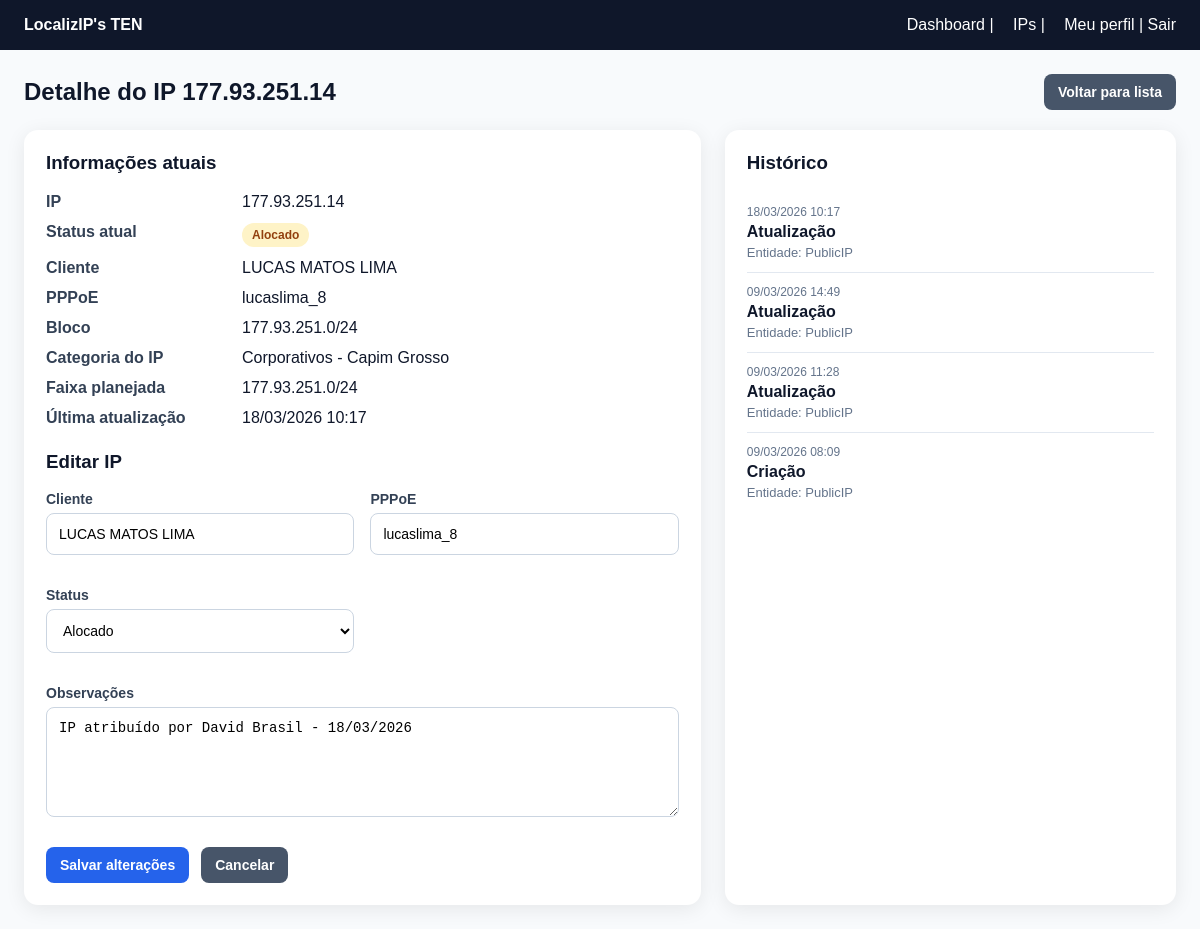
Screenshot of /ips/266/ (signed in) with the database file from the repository.
### core/models.py (models this page shows, shortened)
class TimeStampedModel(models.Model):
    criado_em = models.DateTimeField(auto_now_add=True)
    atualizado_em = models.DateTimeField(auto_now=True)
    class Meta:
        abstract = True

class PublicIP(TimeStampedModel):
    class Status(models.TextChoices):
        DISPONIVEL = "disponivel", "Disponível"
        ALOCADO = "alocado", "Alocado"
        BLOQUEADO = "bloqueado", "Bloqueado"
        PROBLEMA = "problema", "Com problema"
        RESERVADO = "reservado", "Reservado"
        INCONSISTENTE = "inconsistente", "Inconsistente"
    ip_address = models.GenericIPAddressField(protocol="IPv4", unique=True)
    block = models.ForeignKey(
        IPBlock,
        on_delete=models.SET_NULL,
        blank=True,
        null=True,
        related_name="ips"
    )
    client = models.ForeignKey(
        Client,
        on_delete=models.SET_NULL,
        blank=True,
        null=True,
        related_name="public_ips"
    )
    pppoe_account = models.ForeignKey(
        PPPoEAccount,
        on_delete=models.SET_NULL,
        blank=True,
        null=True,
        related_name="public_ips"
    )
    status = models.CharField(
        max_length=20,
        choices=Status.choices,
        default=Status.DISPONIVEL
    )
    observacoes = models.TextField(blank=True, null=True)
    origem_importacao = models.CharField(max_length=255, blank=True, null=True)
    class Meta:
        verbose_name = "IP Público"
        verbose_name_plural = "IPs Públicos"
        ordering = ["ip_address"]

class Client(TimeStampedModel):
    codigo_externo = models.CharField(max_length=50, blank=True, null=True)
    nome = models.CharField(max_length=255)
    documento = models.CharField(max_length=30, blank=True, null=True)
    ativo = models.BooleanField(default=True)
    class Meta:
        verbose_name = "Cliente"
        verbose_name_plural = "Clientes"
        ordering = ["nome"]

class PPPoEAccount(TimeStampedModel):
    username = models.CharField(max_length=120, unique=True)
    client = models.ForeignKey(
        Client,
        on_delete=models.SET_NULL,
        blank=True,
        null=True,
        related_name="pppoe_accounts"
    )
    ativo = models.BooleanField(default=True)
    class Meta:
        verbose_name = "Conta PPPoE"
        verbose_name_plural = "Contas PPPoE"
        ordering = ["username"]

class IPBlock(TimeStampedModel):
    nome = models.CharField(max_length=100)
    rede_cidr = models.CharField(max_length=50, unique=True)
    descricao = models.TextField(blank=True, null=True)
    ativo = models.BooleanField(default=True)
    class Meta:
        verbose_name = "Bloco de IP"
        verbose_name_plural = "Blocos de IP"

class AuditLog(models.Model):
    ACAO_CHOICES = [
        ("create", "Criação"),
        ("update", "Atualização"),
        ("delete", "Exclusão"),
        ("import", "Importação"),
    ]
    usuario = models.ForeignKey(
        settings.AUTH_USER_MODEL,
        on_delete=models.SET_NULL,
        blank=True,
        null=True
    )
    acao = models.CharField(max_length=20, choices=ACAO_CHOICES)
    entidade = models.CharField(max_length=100)
    entidade_id = models.CharField(max_length=50, blank=True, null=True)
    valor_anterior = models.JSONField(blank=True, null=True)
    valor_novo = models.JSONField(blank=True, null=True)
    ip_origem = models.GenericIPAddressField(blank=True, null=True)
    criado_em = models.DateTimeField(auto_now_add=True)
    class Meta:
        verbose_name = "Log de Auditoria"
        verbose_name_plural = "Logs de Auditoria"
        ordering = ["-criado_em"]

### core/views.py (the view)
# urls.py: path("ips/<int:pk>/", ip_detail, name="ip_detail"),
@login_required
def ip_detail(request, pk):
    ip_obj = get_object_or_404(
        PublicIP.objects.select_related("client", "pppoe_account", "block"),
        pk=pk
    )
    if request.method == "POST":
        form = PublicIPForm(request.POST, instance=ip_obj)
        if form.is_valid():
            form.save()
            messages.success(request, f"IP {ip_obj.ip_address} atualizado com sucesso.")
            return redirect("ip_detail", pk=ip_obj.pk)
    else:
        form = PublicIPForm(instance=ip_obj)
    historico = AuditLog.objects.filter(
        entidade="PublicIP",
        entidade_id=str(ip_obj.pk)
    ).order_by("-criado_em")
    context = {
        "ip_obj": ip_obj,
        "form": form,
        "historico": historico,
        "categoria_ip": get_ip_group_info(ip_obj.ip_address),
    }
    return render(request, "core/ip_detail.html", context)

### core/forms.py (shortened to what this page needs)
class PublicIPForm(forms.ModelForm):
    client_name = forms.CharField(
        label="Cliente",
        required=False,
        widget=forms.TextInput(attrs={
            "placeholder": "Digite o nome do cliente"
        })
    )
    pppoe_username = forms.CharField(
        label="PPPoE",
        required=False,
        widget=forms.TextInput(attrs={
            "placeholder": "Digite o PPPoE"
        })
    )
    class Meta:
        model = PublicIP
        fields = [
            "status",
            "observacoes",
        ]
        widgets = {
            "status": forms.Select(),
            "observacoes": forms.Textarea(attrs={
                "rows": 4,
                "placeholder": "Digite observações sobre este IP"
            }),
        }
    def __init__(self, *args, **kwargs):
        super().__init__(*args, **kwargs)
        if self.instance and self.instance.pk:
            if self.instance.client:
                self.fields["client_name"].initial = self.instance.client.nome
            if self.instance.pppoe_account:
                self.fields["pppoe_username"].initial = self.instance.pppoe_account.username

### core/views.py (called while the page is built, shortened)
def get_ip_group_info(ip_address):
    ip_real = ipaddress.ip_address(ip_address)
    for regra in IP_GROUP_RULES:
        if ip_real in regra["network"]:
            return regra

### templates/core/ip_detail.html (shortened to what this page needs)
<!DOCTYPE html>
<html lang="pt-BR">
<head>
</head>
<body>
    <header>
        <div><strong>LocalizIP's TEN</strong></div>
        <div>
            {% if request.user.is_authenticated %}
            <a href="{% url 'dashboard' %}">Dashboard</a>
            |
            <a href="{% url 'ip_list' %}">IPs</a>
            |
            <a href="{% url 'profile_view' %}">Meu perfil</a>
            |
            <form method="post" action="{% url 'logout' %}" class="logout-form">
                <button type="submit" class="logout-link">Sair</button>
            </form>
            {% else %}
            <a href="{% url 'login' %}">Entrar</a>
            |
            <a href="{% url 'access_create' %}">Criar acesso</a>
            {% endif %}
        </div>
    </header>
    <div class="container">
        <div class="topbar">
            <h2>Detalhe do IP {{ ip_obj.ip_address }}</h2>
            <a class="btn btn-secondary" href="{% url 'ip_list' %}">Voltar para lista</a>
        </div>
        <div class="grid">
            <div class="panel">
                <h3>Informações atuais</h3>
                <div class="info-grid">
                    <div class="info-label">IP</div>
                    <div class="info-value">{{ ip_obj.ip_address }}</div>
                    <div class="info-label">Status atual</div>
                    <div class="info-value">
                        <span class="status-badge status-{{ ip_obj.status }}">
                            {{ ip_obj.get_status_display }}
                        </span>
                    </div>
                    <div class="info-label">Cliente</div>
                    <div class="info-value">
                        {% if ip_obj.client %}
                        {{ ip_obj.client.nome }}
                        {% else %}
                        <span class="small">—</span>
                        {% endif %}
                    </div>
                    <div class="info-label">PPPoE</div>
                    <div class="info-value">
                        {% if ip_obj.pppoe_account %}
                        {{ ip_obj.pppoe_account.username }}
                        {% else %}
                        <span class="small">—</span>
                        {% endif %}
                    </div>
                    <div class="info-label">Bloco</div>
                    <div class="info-value">
                        {% if ip_obj.block %}
                        {{ ip_obj.block.rede_cidr }}
                        {% else %}
                        <span class="small">—</span>
                        {% endif %}
                    </div>
                    <div class="info-label">Categoria do IP</div>
                    <div class="info-value">
                        {{ categoria_ip.titulo }}
                    </div>
                    <div class="info-label">Faixa planejada</div>
                    <div class="info-value">
                        {{ categoria_ip.faixa }}
                    </div>
                    <div class="info-label">Última atualização</div>
                    <div class="info-value">{{ ip_obj.atualizado_em|date:"d/m/Y H:i" }}</div>
                </div>
                <h3>Editar IP</h3>
                <form method="post">
                    <div class="form-grid">
                        <div class="form-group">
                            <label for="{{ form.client_name.id_for_label }}">Cliente</label>
                            {{ form.client_name }}
                        </div>
                        <div class="form-group">
                            <label for="{{ form.pppoe_username.id_for_label }}">PPPoE</label>
                            {{ form.pppoe_username }}
                        </div>
                        <div class="form-group">
                            <label for="{{ form.status.id_for_label }}">Status</label>
                            {{ form.status }}
                        </div>
                        <div class="form-group full">
                            <label for="{{ form.observacoes.id_for_label }}">Observações</label>
                            {{ form.observacoes }}
                        </div>
                    </div>
                    <div class="actions">
                        <button type="submit" class="btn">Salvar alterações</button>
                        <a href="{% url 'ip_list' %}" class="btn btn-secondary">Cancelar</a>
                    </div>
                </form>
            </div>
            <div class="panel">
                <h3>Histórico</h3>
                {% for item in historico %}
                <div class="history-item">
                    <div class="history-date">
                        {{ item.criado_em|date:"d/m/Y H:i" }}
                    </div>
                    <div class="history-title">
                        {{ item.get_acao_display }}
                    </div>
                    <div class="small">
                        Entidade: {{ item.entidade }}
                    </div>
                </div>
                {% empty %}
                <p class="small">Nenhum histórico encontrado para este IP.</p>
                {% endfor %}
            </div>
        </div>
    </div>
</body>
</html>

### templates/core/ip_detail.html (style rules this page uses)
body { font-family: Arial, sans-serif; background: #f8fafc; margin: 0; padding: 0; }
header { background: #0f172a; color: white; padding: 16px 24px; display: flex; justify-content: space-between; align-items: center; }
header a { color: white; text-decoration: none; margin-left: 15px; }
.container { max-width: 1200px; margin: 0 auto; padding: 24px; }
.topbar { display: flex; justify-content: space-between; align-items: center; margin-bottom: 20px; }
.topbar h2 { margin: 0; color: #0f172a; }
.btn { display: inline-block; background: #2563eb; color: white; text-decoration: none; padding: 10px 14px; border-radius: 8px; border: none; cursor: pointer; font-size: 14px; font-weight: 600; }
.btn-secondary { background: #475569; }
.grid { display: grid; grid-template-columns: 1.5fr 1fr; gap: 24px; }
.panel { background: white; border-radius: 14px; box-shadow: 0 4px 20px rgba(0, 0, 0, 0.08); padding: 22px; }
.panel h3 { margin-top: 0; color: #0f172a; }
.info-grid { display: grid; grid-template-columns: 180px 1fr; gap: 12px 16px; margin-bottom: 24px; }
.info-label { font-weight: bold; color: #334155; }
.info-value { color: #0f172a; }
.status-badge { display: inline-block; padding: 5px 10px; border-radius: 999px; font-size: 12px; font-weight: bold; }
.status-alocado { background: #fef3c7; color: #92400e; }
.form-grid { display: grid; grid-template-columns: 1fr 1fr; gap: 16px; }
.form-group { margin-bottom: 16px; }
.form-group.full { grid-column: 1 / -1; }
label { display: block; font-weight: 700; margin-bottom: 6px; color: #334155; font-size: 14px; }
select, textarea, input { width: 100%; padding: 12px; border-radius: 8px; border: 1px solid #cbd5e1; box-sizing: border-box; font-size: 14px; background: white; }
textarea { min-height: 110px; resize: vertical; }
.actions { display: flex; gap: 12px; margin-top: 10px; }
.history-item { border-bottom: 1px solid #e2e8f0; padding: 12px 0; }
.history-item:last-child { border-bottom: none; }
.history-date { font-size: 12px; color: #64748b; margin-bottom: 4px; }
.history-title { font-weight: bold; color: #0f172a; margin-bottom: 4px; }
.small { color: #64748b; font-size: 13px; }
.logout-form { display: inline; margin: 0; padding: 0; }
.logout-link { background: none; border: none; color: white; text-decoration: none; cursor: pointer; font: inherit; padding: 0; margin: 0; }

### rows the page displays
PublicIP: ip_address "177.93.251.14", status "Alocado", client.nome "LUCAS MATOS LIMA", pppoe_account.username "lucaslima_8", block.rede_cidr "177.93.251.0/24", atualizado_em "18/03/2026 10:17", observacoes "IP atribuído por David Brasil - 18/03/2026"
AuditLog: criado_em "18/03/2026 10:17", acao "Atualização", entidade "PublicIP"
AuditLog: criado_em "09/03/2026 14:49", acao "Atualização", entidade "PublicIP"
AuditLog: criado_em "09/03/2026 11:28", acao "Atualização", entidade "PublicIP"
AuditLog: criado_em "09/03/2026 08:09", acao "Criação", entidade "PublicIP"

### other values shown
{{ categoria_ip.titulo }} "Corporativos - Capim Grosso"
{{ categoria_ip.faixa }} "177.93.251.0/24"
